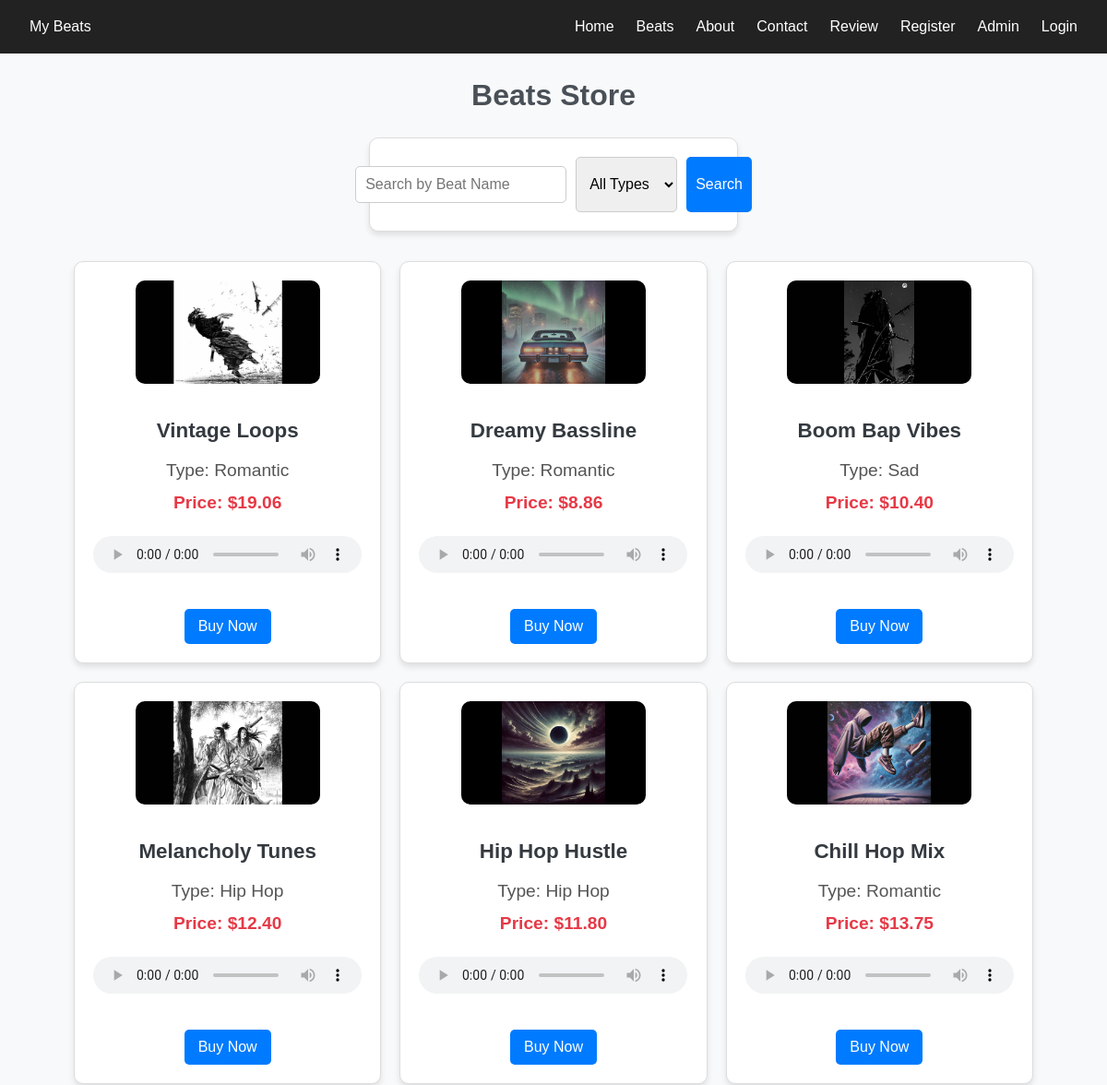
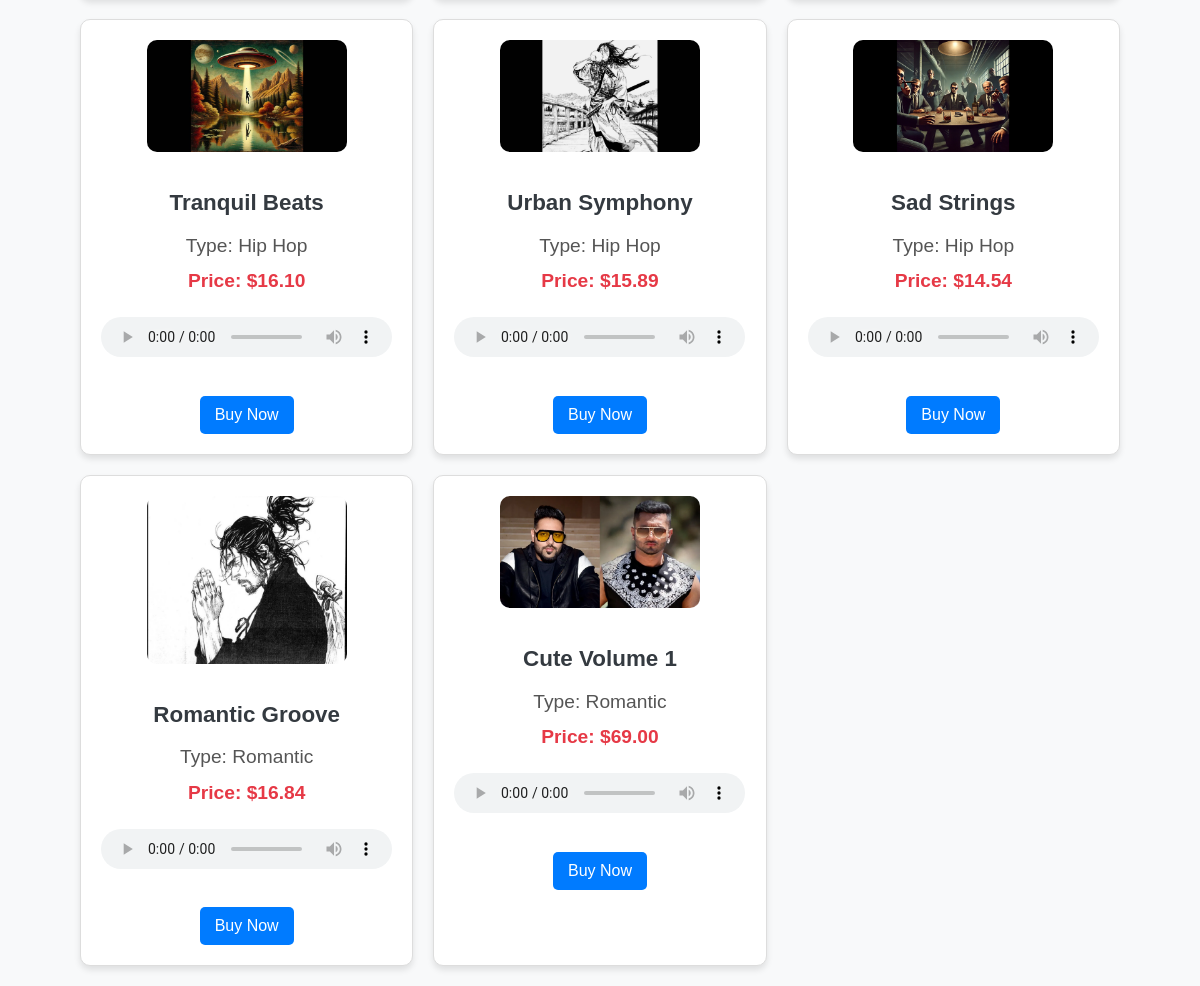
Page /beats.php on the committed database (2 pictures, top to bottom).
### tables this page shows
CREATE TABLE `beats` (
  `beat_id` int(11) NOT NULL,
  `rate` decimal(10,2) NOT NULL,
  `image_path` varchar(255) NOT NULL,
  `type` varchar(50) NOT NULL,
  `audio_path` varchar(255) NOT NULL,
  `beat_name` varchar(255) NOT NULL
);

### beats.php (the view, shortened to what this page needs)
<?php
include 'header.php';
include 'db.php';
$search = $_GET['search'] ?? '';
$query = "SELECT * FROM beats WHERE 1=1";
$stmt = $pdo->prepare($query);
$stmt->execute();
$beats = $stmt->fetchAll(PDO::FETCH_ASSOC);
?>
<!DOCTYPE html>
<html lang="en">
<head>
</head>
<body>
    <div class="container">
        <h1>Beats Store</h1>
        <form method="GET">
            <input type="text" name="search" value="<?php echo htmlspecialchars($search); ?>"
                   placeholder="Search by Beat Name">
            <select name="type">
                <option value="">All Types</option>
            </select>
            <button type="submit">Search</button>
        </form>
        <div class="beats-grid">
            <?php if (!empty($beats)): ?>
                <?php foreach ($beats as $beat): ?>
                    <div class="beat-card">
                        <img src="<?php echo htmlspecialchars($beat['image_path']); ?>" alt="Beat Image" class="beat-img">
                        <h3 class="beat-title"><?php echo htmlspecialchars($beat['beat_name']); ?></h3>
                        <p class="beat-type">Type: <?php echo htmlspecialchars($beat['type']); ?></p>
                        <p class="beat-rate">Price: $<?php echo number_format($beat['rate'], 2); ?></p>
                        <audio controls class="beat-audio">
                            <source src="<?php echo htmlspecialchars($beat['audio_path']); ?>" type="audio/mpeg">
                        </audio>
                        <button class="buy-btn" onclick="window.location.href='purchase.php?beat_id=<?php echo $beat['beat_id']; ?>'">
                            Buy Now
                        </button>
                    </div>
                <?php endforeach; ?>
            <?php else: ?>
                <p>No beats found. Try adjusting your search or filter.</p>
            <?php endif; ?>
        </div>
    </div>
</body>
</html>

### header.php (shortened to what this page needs)
<!DOCTYPE html>
<html lang="en">
<head>
  <link rel="stylesheet" href="styles.css">
</head>
<body>
<header>
<nav class="navbar">
    <div class="logo">
        <a href="index.php">My Beats</a>
    </div>
    <ul class="nav-links">
    <li><a href="index.php">Home</a></li>
      <li><a href="beats.php">Beats</a></li>
      <li><a href="about.php">About</a></li>
      <li><a href="contact.php">Contact</a></li>
      <li><a href="review.php">Review</a></li>
      <li><a href="register.php">Register</a></li>
      <li><a href="admin_beats.php">Admin</a></li>
        <?php if (isset($_SESSION['user_id'])): ?>
            <li><a href="logout.php">Logout</a></li>
        <?php else: ?>
            <li><a href="login.php">Login</a></li>
        <?php endif; ?>
    </ul>
</nav>
</header>

### styles.css (style rules this page uses)
* { margin: 0; padding: 0; box-sizing: border-box; }
body { font-family: 'Poppins', sans-serif; line-height: 1.6; color: #333; }
a { text-decoration: none; color: inherit; }
button { border: none; cursor: pointer; font-family: 'Poppins', sans-serif; }
.navbar { display: flex; justify-content: space-between; align-items: center; padding: 1rem 2rem; background-color: #222; color: white; }
.nav-links { list-style: none; display: flex; gap: 1.5rem; }
.beats-grid { display: grid; gap: 1.5rem; grid-template-columns: repeat(auto-fit, minmax(250px, 1fr)); margin-top: 2rem; }
.beat-card { background: white; border-radius: 10px; box-shadow: 0 4px 8px rgba(0, 0, 0, 0.1); padding: 1rem; text-align: center; transition: transform 0.3s; }
.buy-btn { margin-top: 1rem; padding: 0.5rem 1rem; background-color: #e63946; color: white; border-radius: 5px; }
form { max-width: 400px; margin: 20px auto; padding: 20px; border: 1px solid #ddd; border-radius: 10px; background-color: #fff; box-shadow: 0 4px 6px rgba(0, 0, 0, 0.1); }
form input { width: 100%; padding: 10px; margin: 10px 0; border: 1px solid #ddd; border-radius: 5px; }
form button { width: 100%; padding: 10px; background-color: #007bff; color: #fff; border: none; border-radius: 5px; cursor: pointer; font-size: 16px; }
.beats-grid { display: grid; grid-template-columns: repeat(auto-fit, minmax(250px, 1fr)); gap: 20px; }
.container { width: 90%; max-width: 1200px; margin: 0 auto; text-align: center; }
.beat-title { font-size: 2rem; color: #333; margin-bottom: 10px; }
.beat-card { background: #fff; border: 1px solid #ddd; border-radius: 10px; padding: 15px; text-align: center; box-shadow: 0 4px 6px rgba(0, 0, 0, 0.1); transition: transform 0.2s; }
.beat-img { width: 100%; height: auto; border-radius: 10px; }
.beat-title { font-size: 1.25rem; font-weight: bold; margin: 10px 0; }
.buy-btn { background: #007bff; color: #fff; padding: 10px 20px; border: none; border-radius: 5px; font-size: 1rem; cursor: pointer; transition: background 0.3s; }

### beats.php (style rules this page uses)
* { margin: 0; padding: 0; box-sizing: border-box; }
body { font-family: 'Poppins', sans-serif; line-height: 1.6; background-color: #f8f9fa; color: #333; }
.container { max-width: 1200px; margin: 0 auto; padding: 20px; }
h1 { text-align: center; margin-bottom: 20px; color: #495057; }
form { display: flex; justify-content: center; margin-bottom: 30px; gap: 10px; }
input[type="text"], select { padding: 10px; border: 1px solid #ccc; border-radius: 5px; font-size: 16px; width: 250px; }
button { padding: 10px 20px; background-color: #007bff; color: white; border: none; border-radius: 5px; cursor: pointer; transition: background 0.3s; }
.beats-grid { display: grid; grid-template-columns: repeat(auto-fit, minmax(300px, 1fr)); gap: 20px; }
.beat-card { background: #fff; border: 1px solid #ddd; border-radius: 10px; box-shadow: 0 4px 6px rgba(0, 0, 0, 0.1); padding: 20px; text-align: center; transition: transform 0.2s, box-shadow 0.2s; }
.beat-img { width: 100%; max-width: 200px; height: auto; margin: 0 auto 15px; border-radius: 10px; }
.beat-title { font-size: 1.4rem; font-weight: bold; margin: 10px 0; color: #343a40; }
.beat-type, .beat-rate { font-size: 1.2rem; color: #555; margin: 5px 0; }
.beat-rate { color: #e63946; font-weight: bold; }
.beat-audio { margin: 15px 0; width: 100%; height: 40px; border: none; }
.buy-btn { background: #007bff; color: #fff; padding: 10px 15px; border: none; border-radius: 5px; font-size: 1rem; cursor: pointer; transition: background 0.3s, transform 0.2s; }

### rows in the picture
beats: image_path (picture), beat_name "Vintage Loops", type "Romantic", rate "19.06"
beats: image_path (picture), beat_name "Dreamy Bassline", type "Romantic", rate "8.86"
beats: image_path (picture), beat_name "Boom Bap Vibes", type "Sad", rate "10.40"
beats: image_path (picture), beat_name "Melancholy Tunes", type "Hip Hop", rate "12.40"
beats: image_path (picture), beat_name "Hip Hop Hustle", type "Hip Hop", rate "11.80"
beats: image_path (picture), beat_name "Chill Hop Mix", type "Romantic", rate "13.75"
beats: image_path (picture), beat_name "Tranquil Beats", type "Hip Hop", rate "16.10"
beats: image_path (picture), beat_name "Urban Symphony", type "Hip Hop", rate "15.89"
beats: image_path (picture), beat_name "Sad Strings", type "Hip Hop", rate "14.54"
beats: image_path (picture), beat_name "Romantic Groove", type "Romantic", rate "16.84"
beats: image_path (picture), beat_name "Cute Volume 1", type "Romantic", rate "69.00"
